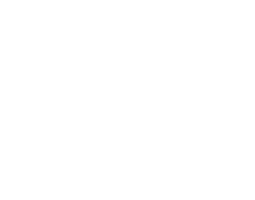
Frame 1 (no input)
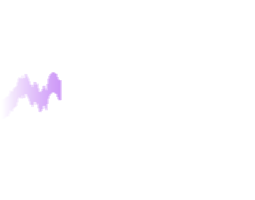
Frame 60 (the mouse pressed at the canvas centre just before this capture)
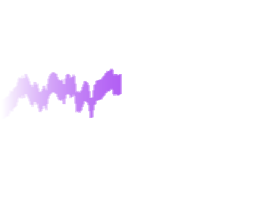
Frame 120 (the mouse held since frame 60 and released just before this capture)

The Processing sketch that drew these frames (run headless with seeded random() and noise(); from frame 60 on, the mouse is pressed at the canvas centre):

// Processing sketch: processing_87273
// ── processing_87273.pde

float v = 0.0;
float inc = 0.1;
int i = 0;
int t = 0;
float a1,a2,a3;
float b1,b2,b3;

void setup()
{ 
  size(255,200);
  background(255);
  noStroke();
  a1 = random(255);
  a2 = random(255);
  a3 = random(255);
  fill(a1,a2,a3); 
  noiseSeed(0);
}

void draw()
{
  frameRate(random(5,40));
  float n = noise(v) * 70.0;
  smooth();
  fill(a1,a2,a3,t);
  rect(i,50+n,3,20);
  v+= inc;
  i++;
  t++;
 
  if (i > width)
  {
    i = 0;
    t = 0;
    b1 = random(255);
    b2 = random(255);
    b3 = random(255);
    a1 = b1;
    a2 = b2;
    a3 = b3;
    background(255);
  }
}
